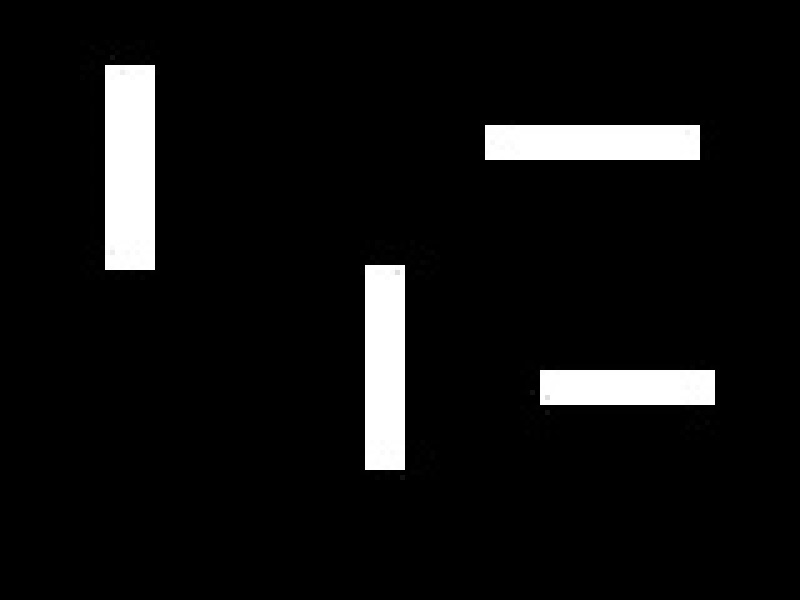
#> input picture src/Homework1/resources/test.jpg, 800 x 600 px
$ python Thresholding.py   (Python 2 division)
#> lines starting #> are read from the running program, lines starting #| are printed output that depends on the picture; after the words box and inside, x2 and y2 are one past the last pixel; in counts of white or black regions, pixels touching at a corner belong together
'''
Created on 12 march 2016

@author: Emmanuel
'''


#import numpy as np
import cv2
from matplotlib import pyplot as plt
from pylab import *
from matplotlib.widgets import Slider

img = cv2.imread('../resources/test.jpg',cv2.IMREAD_GRAYSCALE)
#> img is the input picture: shape (600, 800); min 0, max 255, mean 17.1
hist = cv2.calcHist([img],[0],None,[256],[0,256])
#> hist = 256 values, max 438280 at index 0, min 0 at index 9, mean 1875

fig1 = plt.figure()
plt.subplot(122)
plt.hist(img.ravel(),256,[0,256]);
plt.subplot(121)
plt.imshow(img,cmap = cm.Greys_r)


# figure 2
fig2 = plt.figure()
threshold = 127
ret,thresh1 = cv2.threshold(img,threshold,255,cv2.THRESH_BINARY)
#> thresh1: shape (600, 800); 6.7% white; 4 white regions, box (x1, y1, x2, y2) and area: (105, 65, 155, 270) 10250, (365, 265, 405, 470) 8200, (485, 125, 700, 160) 7525, (540, 370, 715, 405) 6125
#> ret = 127
ret,thresh2 = cv2.threshold(img,threshold,255,cv2.THRESH_BINARY_INV)
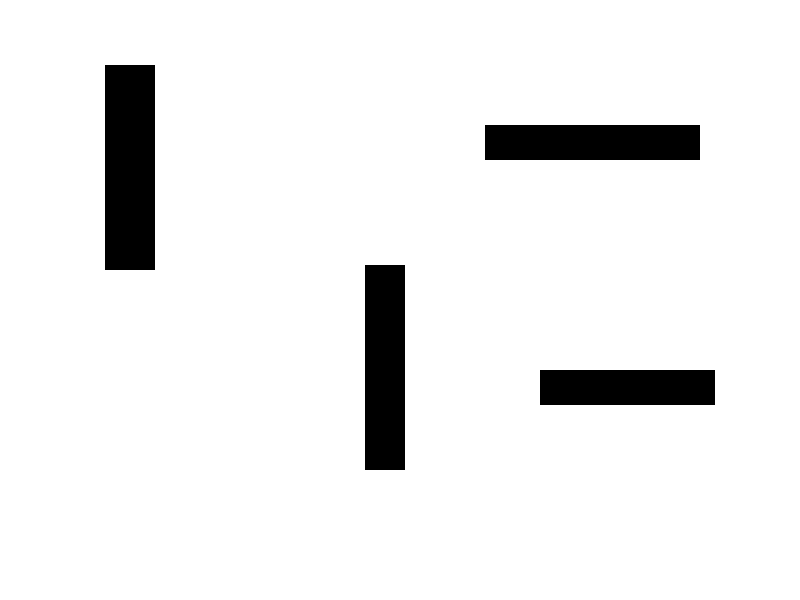
#> thresh2: shape (600, 800); 93.3% white; 4 black regions, box (x1, y1, x2, y2) and area: (105, 65, 155, 270) 10250, (365, 265, 405, 470) 8200, (485, 125, 700, 160) 7525, (540, 370, 715, 405) 6125
ret,thresh3 = cv2.threshold(img,threshold,255,cv2.THRESH_TRUNC)
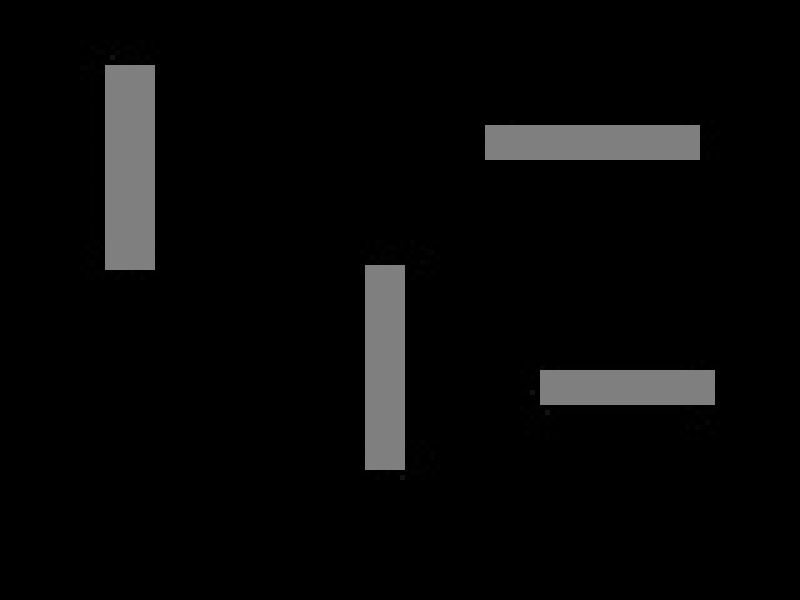
#> thresh3: shape (600, 800); min 0, max 127, mean 8.5
ret,thresh4 = cv2.threshold(img,threshold,255,cv2.THRESH_TOZERO)
ret,thresh5 = cv2.threshold(img,threshold,255,cv2.THRESH_TOZERO_INV)
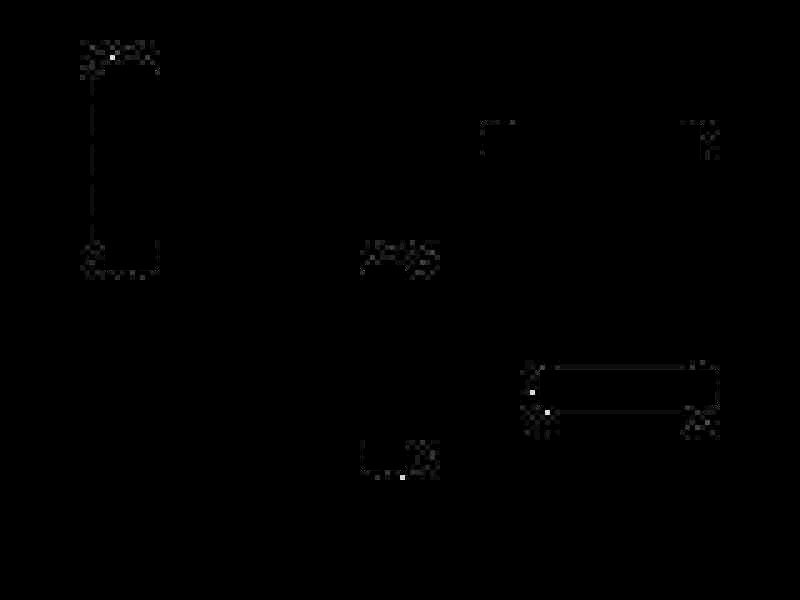
#> thresh5: shape (600, 800); min 0, max 20, mean 0.0373; drawn with min black and max white

titles = ['Original Image','BINARY','BINARY_INV','TRUNC','TOZERO','TOZERO_INV']
images = [img, thresh1, thresh2, thresh3, thresh4, thresh5]
imshows = []


sColor = 'lightgoldenrodyellow'
#> (the run stopped early here; a loop or call above may not have finished)
